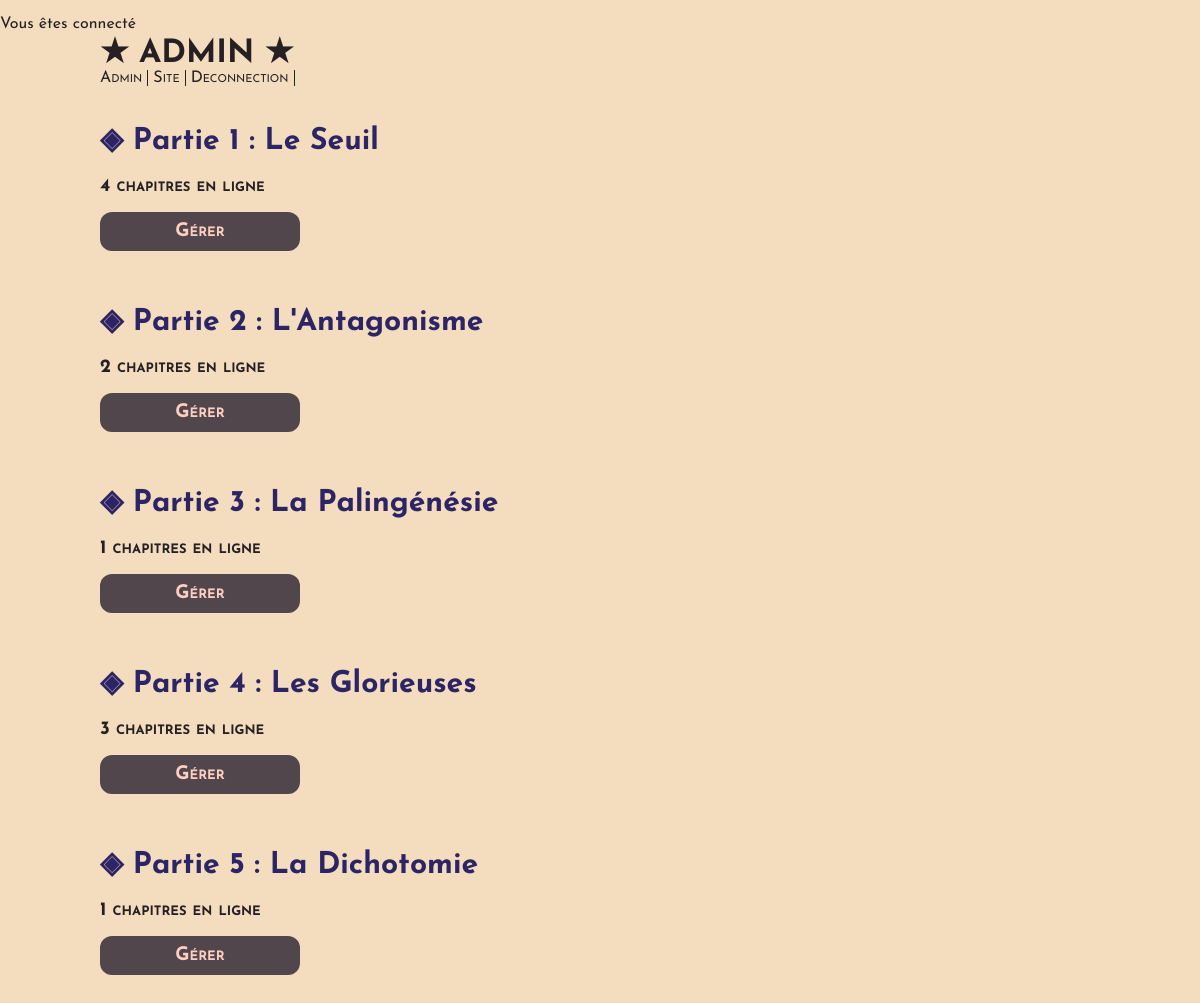
The page /admin/index.php (signed in) on the database its author committed.
### tables this page shows
CREATE TABLE `partie` (
  `id` int(10) NOT NULL,
  `numero` int(10) NOT NULL,
  `titre` varchar(20) NOT NULL,
  `aPropos` varchar(50) NOT NULL,
  `description` varchar(500) NOT NULL,
  `image` varchar(255) NOT NULL,
  `musique` varchar(255) NOT NULL
);

### admin/index.php (called while the page is built, shortened)
<?php include('initAdmin.php');
$allParties = getAllParties();
include('views/indexAdminTemplate.php');
?>

### script/functions.php (called while the page is built, shortened)
<?php
    function getAllParties(){
        global $db;
        $query = 'SELECT * FROM partie ORDER BY `id` ASC';
        $resultat = $db->query($query);
        $allParties = $resultat->fetchAll();
        return $allParties;
    }
    function getChpPartie($partie){
        global $db;
        $query = 'SELECT * FROM chapitre WHERE partie='.$partie.' ORDER BY `id` ASC';
        $resultat = $db->query($query);
        $chpPartie = $resultat->fetchAll();
        return $chpPartie;
    }

### admin/views/indexAdminTemplate.php (the view)
<?php include('headerAdmin.php'); ?>
<main>
<?php if(isset($_SESSION['connected']) && $_SESSION['connected']!= ''): ?>
	 <nav class="navChapitres">
		<ul>
		<?php foreach($allParties as $key => $partie):?>
			<li><h2>◈ Partie <?= $partie['numero']; ?> : <?= $partie['titre']; ?></h2> <h3><?php echo sizeof(getChpPartie($partie['numero'])); ?> chapitres en ligne</h3></li>
			<br/><h3><a href="partie.php?id=<?= $partie['numero']; ?>">Gérer</a></h3><br/>
		<?php endforeach ?>
		</ul>
	</nav>
<?php else: ?>
Veuillez vous connecter :)
<?php endif ?>
	</main>
<?php include('footerAdmin.php'); ?>

### admin/iEldinnAdmin.css (style rules this page uses)
* { margin:0; padding:0; }
html,body { height: 100%; width: 100%; background-color: #f3ddbe; font-family: 'Josefin Sans', sans-serif; color: #262024; }
li { list-style-type: none; }
main { width: 1000px; min-height: 70%; margin: 0 auto; }
a { color: #262125; text-decoration: none; }
h2 { color: #2d2466; font-size: 30px; padding-top: 35px; padding-bottom: 2%; }
h3 { font-variant: small-caps; }
h3 a { width: 180px; display: inline-block; padding: 10px 10px; background-color: #51464b; border-radius: 12px; color: #fccfc0; text-align: center; text-decoration: none; }

### rows shown on the page
partie: numero "1", titre "Le Seuil", sizeof(getChpPartie($partie['numero'])) "4"
partie: numero "2", titre "L'Antagonisme", sizeof(getChpPartie($partie['numero'])) "2"
partie: numero "3", titre "La Palingénésie", sizeof(getChpPartie($partie['numero'])) "1"
partie: numero "4", titre "Les Glorieuses", sizeof(getChpPartie($partie['numero'])) "3"
partie: numero "5", titre "La Dichotomie", sizeof(getChpPartie($partie['numero'])) "1"
